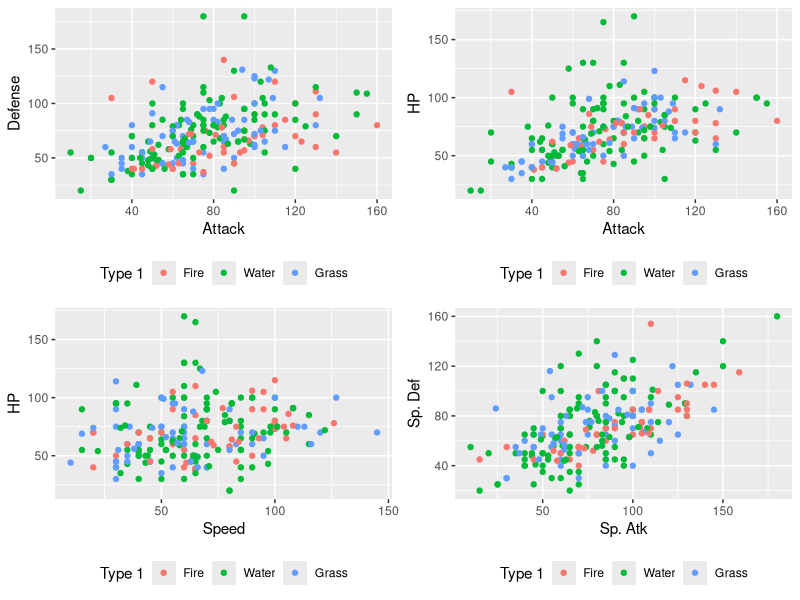
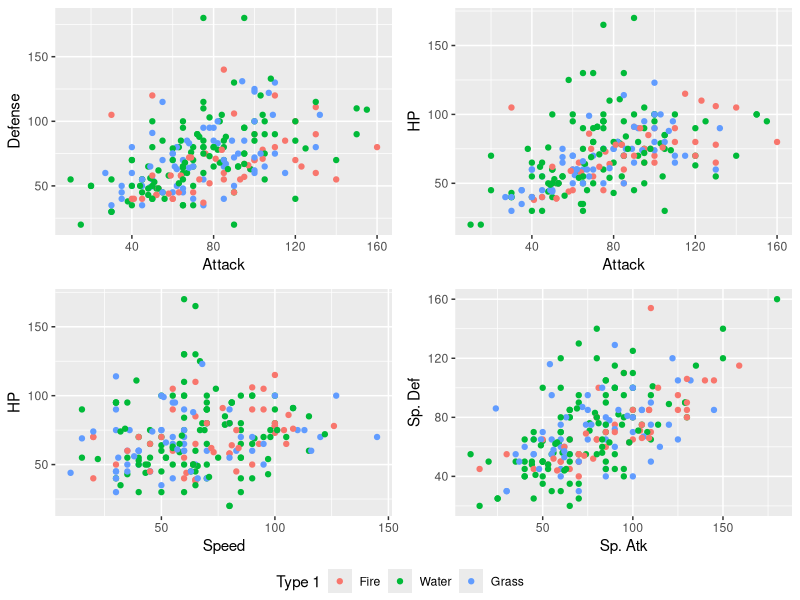
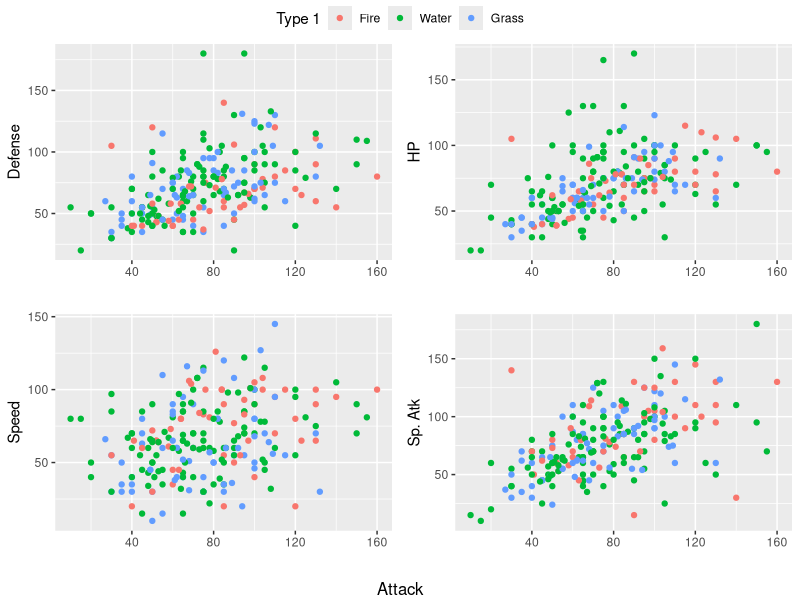
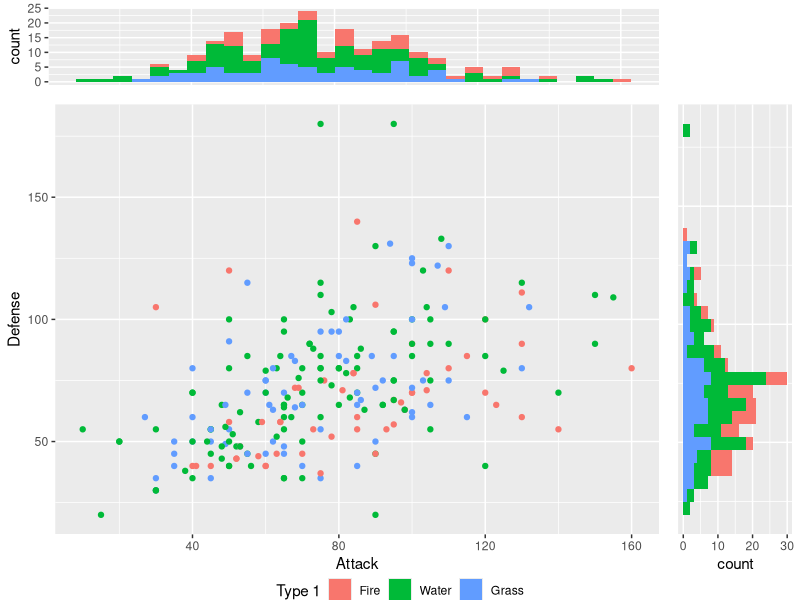

Generate these figures, in order, with R:
############################################################
#########                                       ############
#########      ESA's Intro to R: gridEXTRA      ############
#########                                       ############
############################################################

# The following script is designed to introduce users to more 
# advanced aspects of gridEXTRA

library(tidyverse)
library(gridExtra)

# Simple tasks with gridExtra

# Arranging multiple plots on a single page
# first load in the Pokemon dataset. 
poke <- read_csv(file.path("Data", "Pokemon.csv"))

poke_mod <- poke %>%
  filter(., stringr::str_detect("(Grass|Water|Fire)", `Type 1`)) #filter for just those with these types

poke_mod <- poke_mod %>%
  mutate(`Type 1` = factor(`Type 1`, levels = c("Fire","Water","Grass")))

str(poke_mod)

# build a few basic plots

atk_def <- ggplot(data = poke_mod, mapping = aes(x = Attack, y = Defense, color = `Type 1`)) +
  geom_point() + theme(legend.position="bottom")

atk_hp <- ggplot(data = poke_mod, mapping = aes(x = Attack, y = HP, color = `Type 1`)) +
  geom_point() + theme(legend.position="bottom")

spd_hp <- ggplot(data = poke_mod, mapping = aes(x = Speed, y = HP, color = `Type 1`)) +
  geom_point() + theme(legend.position="bottom")

spatk_spdef <- ggplot(data = poke_mod, mapping = aes(x = `Sp. Atk`, y = `Sp. Def`, color = `Type 1`))+ 
  geom_point() + theme(legend.position="bottom")

# arrange in a 2x2 grid
grid.arrange(atk_def, atk_hp, spd_hp, spatk_spdef, ncol = 2, nrow = 2)

# Four legends are too much, can we make a common legend?

# Write a function to extrant the legend
g_legend<-function(plot){
  tmp <- ggplot_gtable(ggplot_build(plot))
  leg <- which(sapply(tmp$grobs, function(x) x$name) == "guide-box")
  legend <- tmp$grobs[[leg]]
  return(legend)}

# Use the function to extract the legend from a single plot
mylegend<-g_legend(atk_def)


# Complicated Grob arrangement 2 rows, row 1 is a 2x2 matrix
grid.arrange(arrangeGrob(atk_def + theme(legend.position = "none"), # Nested arrangeGrob allows for a
             atk_hp + theme(legend.position = "none"),              # nested matrix of plots as a single
             spd_hp + theme(legend.position = "none"),              # grob
             spatk_spdef + theme(legend.position = "none"),         # Back in the main arrangement, the first grob is the matrix
             ncol = 2, nrow = 2),                                   # second grob is the legend
             mylegend, nrow = 2, heights = c(30, 2))                 # Set the height of the rows (trial and error)

# What about if we have common variable on a single axis?
# common axis labels

atk_def <- ggplot(data = poke_mod, mapping = aes(x = Attack, y = Defense, color = `Type 1`)) +
  geom_point()+ 
  labs(x = "")+
  theme(legend.position="bottom")

atk_hp <- ggplot(data = poke_mod, mapping = aes(x = Attack, y = HP, color = `Type 1`)) +
  geom_point()+ 
  labs(x = "")+ 
  theme(legend.position="bottom")

atk_spd <- ggplot(data = poke_mod, mapping = aes(x = Attack, y = Speed, color = `Type 1`)) +
  geom_point()+ 
  labs(x = "")+
  theme(legend.position="bottom")

atk_spatk <- ggplot(data = poke_mod, mapping = aes(x = Attack, y = `Sp. Atk`, color = `Type 1`)) +
  geom_point()+ 
  labs(x = "")+ 
  theme(legend.position="bottom")

grid.arrange(mylegend, arrangeGrob(atk_def + theme(legend.position = "none"), #Do some rearranging to 
                         atk_hp + theme(legend.position = "none"),             
                         atk_spd + theme(legend.position = "none"),              
                         atk_spatk + theme(legend.position = "none"),
                         ncol = 2, nrow = 2),                         
             nrow = 2, heights = c(2, 30),
             bottom = "Attack")

# Opportunities here are endless

# Complicated/ Interesting plots using custom matrix layouts

layout = rbind(c(1,1,1,1,1,NA),
               c(2,2,2,2,2,3),
               c(2,2,2,2,2,3),
               c(2,2,2,2,2,3),
               c(2,2,2,2,2,3),
               c(2,2,2,2,2,3))

atk_histo <- ggplot(data = poke_mod, mapping = aes(x = Attack, fill = `Type 1`))+
  geom_histogram()+
  theme(
    legend.position = "bottom",
    axis.text.x = element_blank(),
    axis.ticks.x = element_blank(),
    axis.title.x = element_blank()
  )

def_histo <- ggplot(data = poke_mod, mapping = aes(x = Defense, fill = `Type 1`))+
  geom_histogram()+
  theme(
    legend.position = "none",
    axis.text.y = element_blank(),
    axis.ticks.y = element_blank(),
    axis.title.y = element_blank()
  )+
  coord_flip()

mylegend<-g_legend(atk_histo)

grid.arrange(arrangeGrob(atk_histo + theme(legend.position = "none"), 
                         atk_def + theme(legend.position = "none") + labs(x = "Attack"), 
                         def_histo, 
                         layout_matrix = layout),
             mylegend, 
             nrow = 2, heights = c(30,1))
